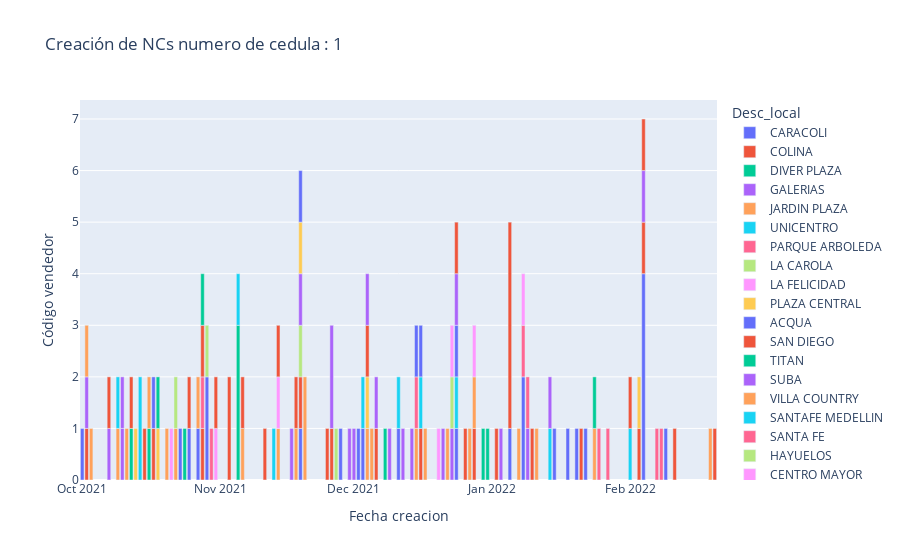

Notebook source saved alongside this figure:
### Code cell
nc_r= df_con_ep.loc[df_con_ep.Nrutcomprador == "1" ] 
ced_1 = nc_r.groupby(["Desc_local","Dcompra_nvo"])["Cvendedor"].nunique().sort_values(ascending=False).reset_index()
graf_ced_1 = px.bar(ced_1, x="Dcompra_nvo", y="Cvendedor", color="Desc_local",title="Creación de NCs numero de cedula : 1", labels={"Dcompra_nvo":"Fecha creacion","Cvendedor":"Código vendedor"} )
graf_ced_1.show()

### Figure 1 — Plotly figure (JSON) as saved in the notebook; plotly's stock layout.template omitted (floating-point values rounded to 4 significant figures)
{"data": [{"alignmentgroup": "True", "hovertemplate": "Desc_local=CARACOLI<br>Fecha creacion=%{x}<br>Código vendedor=%{y}<extra></extra>", "legendgroup": "CARACOLI", "marker": {"color": "#636efa", "pattern": {"shape": ""}}, "name": "CARACOLI", "offsetgroup": "CARACOLI", "orientation": "v", "showlegend": true, "textposition": "auto", "type": "bar", "x": ["2022-02-04T00:00:00", "2021-10-29T00:00:00", "2022-01-08T00:00:00", "2021-12-03T00:00:00", "2021-12-11T00:00:00", "2021-12-24T00:00:00", "2022-01-05T00:00:00", "2022-01-18T00:00:00", "2021-12-02T00:00:00", "2021-11-28T00:00:00", "2021-11-19T00:00:00", "2021-10-27T00:00:00", "2021-10-25T00:00:00", "2021-10-01T00:00:00"], "xaxis": "x", "y": [4, 2, 2, 1, 1, 1, 1, 1, 1, 1, 1, 1, 1, 1], "yaxis": "y"}, {"alignmentgroup": "True", "hovertemplate": "Desc_local=COLINA<br>Fecha creacion=%{x}<br>Código vendedor=%{y}<extra></extra>", "legendgroup": "COLINA", "marker": {"color": "#EF553B", "pattern": {"shape": ""}}, "name": "COLINA", "offsetgroup": "COLINA", "orientation": "v", "showlegend": true, "textposition": "auto", "type": "bar", "x": ["2022-01-05T00:00:00", "2021-11-03T00:00:00", "2021-11-19T00:00:00", "2021-10-02T00:00:00", "2021-10-15T00:00:00", "2021-10-17T00:00:00", "2021-10-25T00:00:00", "2021-10-28T00:00:00", "2021-11-26T00:00:00", "2021-12-06T00:00:00", "2022-02-20T00:00:00", "2022-02-04T00:00:00", "2022-01-21T00:00:00", "2022-01-10T00:00:00", "2022-01-02T00:00:00", "2021-12-28T00:00:00", "2021-12-26T00:00:00", "2021-12-16T00:00:00"], "xaxis": "x", "y": [4, 2, 1, 1, 1, 1, 1, 1, 1, 1, 1, 1, 1, 1, 1, 1, 1, 1], "yaxis": "y"}, {"alignmentgroup": "True", "hovertemplate": "Desc_local=DIVER PLAZA<br>Fecha creacion=%{x}<br>Código vendedor=%{y}<extra></extra>", "legendgroup": "DIVER PLAZA", "marker": {"color": "#00cc96", "pattern": {"shape": ""}}, "name": "DIVER PLAZA", "offsetgroup": "DIVER PLAZA", "orientation": "v", "showlegend": true, "textposition": "auto", "type": "bar", "x": ["2021-11-05T00:00:00", "2021-12-31T00:00:00", "2021-12-08T00:00:00", "2021-10-16T00:00:00"], "xaxis": "x", "y": [3, 1, 1, 1], "yaxis": "y"}, {"alignmentgroup": "True", "hovertemplate": "Desc_local=GALERIAS<br>Fecha creacion=%{x}<br>Código vendedor=%{y}<extra></extra>", "legendgroup": "GALERIAS", "marker": {"color": "#ab63fa", "pattern": {"shape": ""}}, "name": "GALERIAS", "offsetgroup": "GALERIAS", "orientation": "v", "showlegend": true, "textposition": "auto", "type": "bar", "x": ["2021-11-26T00:00:00", "2021-10-10T00:00:00", "2021-10-02T00:00:00", "2021-10-07T00:00:00", "2021-11-30T00:00:00", "2021-12-01T00:00:00", "2021-12-14T00:00:00", "2022-01-09T00:00:00", "2022-02-04T00:00:00"], "xaxis": "x", "y": [2, 1, 1, 1, 1, 1, 1, 1, 1], "yaxis": "y"}, {"alignmentgroup": "True", "hovertemplate": "Desc_local=JARDIN PLAZA<br>Fecha creacion=%{x}<br>Código vendedor=%{y}<extra></extra>", "legendgroup": "JARDIN PLAZA", "marker": {"color": "#FFA15A", "pattern": {"shape": ""}}, "name": "JARDIN PLAZA", "offsetgroup": "JARDIN PLAZA", "orientation": "v", "showlegend": true, "textposition": "auto", "type": "bar", "x": ["2021-11-20T00:00:00", "2022-02-19T00:00:00", "2021-10-22T00:00:00", "2021-10-27T00:00:00", "2021-11-06T00:00:00", "2021-11-14T00:00:00", "2021-11-18T00:00:00", "2021-12-04T00:00:00", "2021-12-05T00:00:00", "2021-12-15T00:00:00", "2021-12-17T00:00:00", "2021-12-22T00:00:00", "2021-12-27T00:00:00", "2021-12-28T00:00:00", "2022-01-07T00:00:00", "2022-01-24T00:00:00", "2021-10-11T00:00:00", "2021-10-16T00:00:00", "2021-10-09T00:00:00", "2021-10-03T00:00:00", "2021-10-02T00:00:00"], "xaxis": "x", "y": [2, 1, 1, 1, 1, 1, 1, 1, 1, 1, 1, 1, 1, 1, 1, 1, 1, 1, 1, 1, 1], "yaxis": "y"}, {"alignmentgroup": "True", "hovertemplate": "Desc_local=UNICENTRO<br>Fecha creacion=%{x}<br>Código vendedor=%{y}<extra></extra>", "legendgroup": "UNICENTRO", "marker": {"color": "#19d3f3", "pattern": {"shape": ""}}, "name": "UNICENTRO", "offsetgroup": "UNICENTRO", "orientation": "v", "showlegend": true, "textposition": "auto", "type": "bar", "x": ["2021-10-14T00:00:00", "2021-12-11T00:00:00", "2021-12-16T00:00:00", "2021-12-24T00:00:00", "2022-01-14T00:00:00", "2022-02-01T00:00:00"], "xaxis": "x", "y": [2, 1, 1, 1, 1, 1], "yaxis": "y"}, {"alignmentgroup": "True", "hovertemplate": "Desc_local=PARQUE ARBOLEDA<br>Fecha creacion=%{x}<br>Código vendedor=%{y}<extra></extra>", "legendgroup": "PARQUE ARBOLEDA", "marker": {"color": "#FF6692", "pattern": {"shape": ""}}, "name": "PARQUE ARBOLEDA", "offsetgroup": "PARQUE ARBOLEDA", "orientation": "v", "showlegend": true, "textposition": "auto", "type": "bar", "x": ["2022-02-07T00:00:00", "2022-01-25T00:00:00", "2022-01-09T00:00:00", "2022-01-08T00:00:00", "2021-10-30T00:00:00", "2021-10-28T00:00:00", "2022-02-08T00:00:00"], "xaxis": "x", "y": [1, 1, 1, 1, 1, 1, 1], "yaxis": "y"}, {"alignmentgroup": "True", "hovertemplate": "Desc_local=LA CAROLA<br>Fecha creacion=%{x}<br>Código vendedor=%{y}<extra></extra>", "legendgroup": "LA CAROLA", "marker": {"color": "#B6E880", "pattern": {"shape": ""}}, "name": "LA CAROLA", "offsetgroup": "LA CAROLA", "orientation": "v", "showlegend": true, "textposition": "auto", "type": "bar", "x": ["2021-11-19T00:00:00", "2021-11-27T00:00:00", "2021-10-29T00:00:00", "2021-10-22T00:00:00"], "xaxis": "x", "y": [1, 1, 1, 1], "yaxis": "y"}, {"alignmentgroup": "True", "hovertemplate": "Desc_local=LA FELICIDAD<br>Fecha creacion=%{x}<br>Código vendedor=%{y}<extra></extra>", "legendgroup": "LA FELICIDAD", "marker": {"color": "#FF97FF", "pattern": {"shape": ""}}, "name": "LA FELICIDAD", "offsetgroup": "LA FELICIDAD", "orientation": "v", "showlegend": true, "textposition": "auto", "type": "bar", "x": ["2021-11-14T00:00:00", "2021-10-21T00:00:00"], "xaxis": "x", "y": [1, 1], "yaxis": "y"}, {"alignmentgroup": "True", "hovertemplate": "Desc_local=PLAZA CENTRAL<br>Fecha creacion=%{x}<br>Código vendedor=%{y}<extra></extra>", "legendgroup": "PLAZA CENTRAL", "marker": {"color": "#FECB52", "pattern": {"shape": ""}}, "name": "PLAZA CENTRAL", "offsetgroup": "PLAZA CENTRAL", "orientation": "v", "showlegend": true, "textposition": "auto", "type": "bar", "x": ["2021-10-18T00:00:00", "2021-12-04T00:00:00"], "xaxis": "x", "y": [1, 1], "yaxis": "y"}, {"alignmentgroup": "True", "hovertemplate": "Desc_local=ACQUA<br>Fecha creacion=%{x}<br>Código vendedor=%{y}<extra></extra>", "legendgroup": "ACQUA", "marker": {"color": "#636efa", "pattern": {"shape": ""}}, "name": "ACQUA", "offsetgroup": "ACQUA", "orientation": "v", "showlegend": true, "textposition": "auto", "type": "bar", "x": ["2021-12-24T00:00:00", "2022-01-20T00:00:00"], "xaxis": "x", "y": [1, 1], "yaxis": "y"}, {"alignmentgroup": "True", "hovertemplate": "Desc_local=SAN DIEGO<br>Fecha creacion=%{x}<br>Código vendedor=%{y}<extra></extra>", "legendgroup": "SAN DIEGO", "marker": {"color": "#EF553B", "pattern": {"shape": ""}}, "name": "SAN DIEGO", "offsetgroup": "SAN DIEGO", "orientation": "v", "showlegend": true, "textposition": "auto", "type": "bar", "x": ["2021-10-28T00:00:00", "2021-12-04T00:00:00", "2021-11-11T00:00:00", "2021-11-14T00:00:00", "2022-02-03T00:00:00", "2022-02-04T00:00:00", "2022-02-11T00:00:00"], "xaxis": "x", "y": [1, 1, 1, 1, 1, 1, 1], "yaxis": "y"}, {"alignmentgroup": "True", "hovertemplate": "Desc_local=TITAN<br>Fecha creacion=%{x}<br>Código vendedor=%{y}<extra></extra>", "legendgroup": "TITAN", "marker": {"color": "#00cc96", "pattern": {"shape": ""}}, "name": "TITAN", "offsetgroup": "TITAN", "orientation": "v", "showlegend": true, "textposition": "auto", "type": "bar", "x": ["2021-10-28T00:00:00", "2021-10-12T00:00:00", "2021-10-24T00:00:00", "2021-12-30T00:00:00"], "xaxis": "x", "y": [1, 1, 1, 1], "yaxis": "y"}, {"alignmentgroup": "True", "hovertemplate": "Desc_local=SUBA<br>Fecha creacion=%{x}<br>Código vendedor=%{y}<extra></extra>", "legendgroup": "SUBA", "marker": {"color": "#ab63fa", "pattern": {"shape": ""}}, "name": "SUBA", "offsetgroup": "SUBA", "orientation": "v", "showlegend": true, "textposition": "auto", "type": "bar", "x": ["2021-12-23T00:00:00", "2021-12-24T00:00:00", "2022-01-03T00:00:00", "2022-01-14T00:00:00", "2021-12-12T00:00:00", "2021-12-21T00:00:00", "2021-12-09T00:00:00", "2021-12-06T00:00:00", "2021-10-10T00:00:00", "2021-11-17T00:00:00", "2021-11-19T00:00:00", "2021-12-04T00:00:00"], "xaxis": "x", "y": [1, 1, 1, 1, 1, 1, 1, 1, 1, 1, 1, 1], "yaxis": "y"}, {"alignmentgroup": "True", "hovertemplate": "Desc_local=VILLA COUNTRY<br>Fecha creacion=%{x}<br>Código vendedor=%{y}<extra></extra>", "legendgroup": "VILLA COUNTRY", "marker": {"color": "#FFA15A", "pattern": {"shape": ""}}, "name": "VILLA COUNTRY", "offsetgroup": "VILLA COUNTRY", "orientation": "v", "showlegend": true, "textposition": "auto", "type": "bar", "x": ["2021-10-20T00:00:00", "2022-01-11T00:00:00"], "xaxis": "x", "y": [1, 1], "yaxis": "y"}, {"alignmentgroup": "True", "hovertemplate": "Desc_local=SANTAFE MEDELLIN<br>Fecha creacion=%{x}<br>Código vendedor=%{y}<extra></extra>", "legendgroup": "SANTAFE MEDELLIN", "marker": {"color": "#19d3f3", "pattern": {"shape": ""}}, "name": "SANTAFE MEDELLIN", "offsetgroup": "SANTAFE MEDELLIN", "orientation": "v", "showlegend": true, "textposition": "auto", "type": "bar", "x": ["2021-10-09T00:00:00", "2021-11-05T00:00:00", "2021-11-13T00:00:00", "2021-12-03T00:00:00"], "xaxis": "x", "y": [1, 1, 1, 1], "yaxis": "y"}, {"alignmentgroup": "True", "hovertemplate": "Desc_local=SANTA FE<br>Fecha creacion=%{x}<br>Código vendedor=%{y}<extra></extra>", "legendgroup": "SANTA FE", "marker": {"color": "#FF6692", "pattern": {"shape": ""}}, "name": "SANTA FE", "offsetgroup": "SANTA FE", "orientation": "v", "showlegend": true, "textposition": "auto", "type": "bar", "x": ["2021-12-15T00:00:00", "2022-01-27T00:00:00"], "xaxis": "x", "y": [1, 1], "yaxis": "y"}, {"alignmentgroup": "True", "hovertemplate": "Desc_local=HAYUELOS<br>Fecha creacion=%{x}<br>Código vendedor=%{y}<extra></extra>", "legendgroup": "HAYUELOS", "marker": {"color": "#B6E880", "pattern": {"shape": ""}}, "name": "HAYUELOS", "offsetgroup": "HAYUELOS", "orientation": "v", "showlegend": true, "textposition": "auto", "type": "bar", "x": ["2021-12-23T00:00:00"], "xaxis": "x", "y": [1], "yaxis": "y"}, {"alignmentgroup": "True", "hovertemplate": "Desc_local=CENTRO MAYOR<br>Fecha creacion=%{x}<br>Código vendedor=%{y}<extra></extra>", "legendgroup": "CENTRO MAYOR", "marker": {"color": "#FF97FF", "pattern": {"shape": ""}}, "name": "CENTRO MAYOR", "offsetgroup": "CENTRO MAYOR", "orientation": "v", "showlegend": true, "textposition": "auto", "type": "bar", "x": ["2021-12-20T00:00:00", "2021-10-31T00:00:00", "2021-12-23T00:00:00", "2021-12-28T00:00:00", "2022-01-08T00:00:00"], "xaxis": "x", "y": [1, 1, 1, 1, 1], "yaxis": "y"}, {"alignmentgroup": "True", "hovertemplate": "Desc_local=CACIQUE<br>Fecha creacion=%{x}<br>Código vendedor=%{y}<extra></extra>", "legendgroup": "CACIQUE", "marker": {"color": "#FECB52", "pattern": {"shape": ""}}, "name": "CACIQUE", "offsetgroup": "CACIQUE", "orientation": "v", "showlegend": true, "textposition": "auto", "type": "bar", "x": ["2022-02-03T00:00:00", "2021-11-19T00:00:00", "2021-10-13T00:00:00"], "xaxis": "x", "y": [1, 1, 1], "yaxis": "y"}, {"alignmentgroup": "True", "hovertemplate": "Desc_local=ARKADIA<br>Fecha creacion=%{x}<br>Código vendedor=%{y}<extra></extra>", "legendgroup": "ARKADIA", "marker": {"color": "#636efa", "pattern": {"shape": ""}}, "name": "ARKADIA", "offsetgroup": "ARKADIA", "orientation": "v", "showlegend": true, "textposition": "auto", "type": "bar", "x": ["2022-02-09T00:00:00", "2022-01-22T00:00:00", "2022-01-15T00:00:00", "2021-12-16T00:00:00", "2021-12-15T00:00:00", "2021-11-19T00:00:00", "2021-10-23T00:00:00", "2021-10-17T00:00:00"], "xaxis": "x", "y": [1, 1, 1, 1, 1, 1, 1, 1], "yaxis": "y"}, {"alignmentgroup": "True", "hovertemplate": "Desc_local=FONTANAR<br>Fecha creacion=%{x}<br>Código vendedor=%{y}<extra></extra>", "legendgroup": "FONTANAR", "marker": {"color": "#EF553B", "pattern": {"shape": ""}}, "name": "FONTANAR", "offsetgroup": "FONTANAR", "orientation": "v", "showlegend": true, "textposition": "auto", "type": "bar", "x": ["2021-11-18T00:00:00", "2021-11-25T00:00:00", "2021-12-24T00:00:00", "2022-02-01T00:00:00", "2021-11-06T00:00:00", "2021-10-31T00:00:00", "2021-10-12T00:00:00", "2021-10-07T00:00:00"], "xaxis": "x", "y": [1, 1, 1, 1, 1, 1, 1, 1], "yaxis": "y"}, {"alignmentgroup": "True", "hovertemplate": "Desc_local=EL CASTILLO<br>Fecha creacion=%{x}<br>Código vendedor=%{y}<extra></extra>", "legendgroup": "EL CASTILLO", "marker": {"color": "#00cc96", "pattern": {"shape": ""}}, "name": "EL CASTILLO", "offsetgroup": "EL CASTILLO", "orientation": "v", "showlegend": true, "textposition": "auto", "type": "bar", "x": ["2022-01-24T00:00:00", "2021-10-18T00:00:00"], "xaxis": "x", "y": [1, 1], "yaxis": "y"}], "layout": {"barmode": "relative", "legend": {"title": {"text": "Desc_local"}, "tracegroupgap": 0}, "title": {"text": "Creación de NCs numero de cedula : 1"}, "xaxis": {"anchor": "y", "domain": [0, 1], "title": {"text": "Fecha creacion"}}, "yaxis": {"anchor": "x", "domain": [0, 1], "title": {"text": "Código vendedor"}}}}
